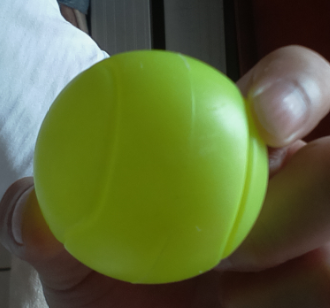
#> input picture demo/ball.png, 330 x 308 px
$ python colorDetection.py
#> lines starting #> are read from the running program, lines starting #| are printed output that depends on the picture; after the words box and inside, x2 and y2 are one past the last pixel; in counts of white or black regions, pixels touching at a corner belong together
'''
Color Detection in Python with OpenCV
    Create by Henry Dang ==> See the tutorial here:
    https://henrydangprg.com/2016/06/26/color-detection-in-python-with-opencv/
Adapted by Marcelo Rovai - MJRoBot.org @8Feb18
'''

import cv2
import numpy as np

# Read the picure - The 1 means we want the image in BGR
img = cv2.imread('ball.png', 1)
#> img is the input picture: shape (308, 330, 3); mean B, G, R 58.9, 104.4, 93.9

# resize imag to 20% in each axis
#img = cv2.resize(img, (0,0), fx=0.2, fy=0.2)
# convert BGR image to a HSV image
hsv = cv2.cvtColor(img, cv2.COLOR_BGR2HSV)
#> hsv: shape (308, 330, 3); mean H, S, V 42.2, 138.9, 111.6

# NumPy to create arrays to hold lower and upper range
# The “dtype = np.uint8” means that data type is an 8 bit integer

lower_range = np.array([27, 100, 100], dtype=np.uint8)
upper_range = np.array([47, 255, 255], dtype=np.uint8)

# create a mask for image
mask = cv2.inRange(hsv, lower_range, upper_range)
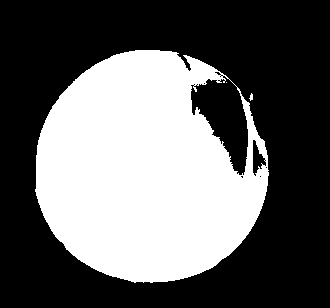
#> mask: shape (308, 330); 38.8% white; 3 white regions (1 under 20 px), largest, box (x1, y1, x2, y2) and area: (35, 50, 269, 283) 39393, (249, 93, 253, 101) 20

# display both the mask and the image side-by-side
cv2.imshow('mask',mask)
cv2.imshow('image', img)

# wait to user to press q
while(1):
    if cv2.waitKey(1) & 0xFF == ord('q'):
#> (key q is pressed here)
        break

cv2.destroyAllWindows()
